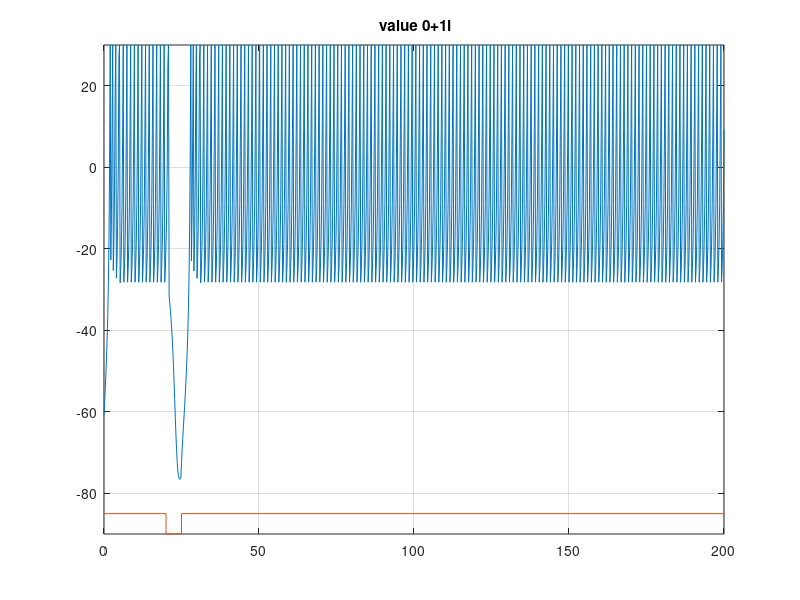

This chart was generated by the following MATLAB code:
% for i=-5:1:5
    a=0.5; b=0.50; c=-30;  d=8;
    V=-64;  u=b*V;
    VV=[];  uu=[];
    tau = 0.2;  tspan = 0:tau:200;
    T1=20;
    for t=tspan
        if (t>T1) & (t < T1+5) 
            I=-15;
        else
            I=0;
        end;
        V = V + tau*(0.04*V^2+5*V+140-u+I);
        u = u + tau*a*(b*V-u);
        if V > 30
            VV(end+1)=30;
            V = c;
            u = u + d;
        else
            VV(end+1)=V;
        end;
        uu(end+1)=u;
    end;
    figure(floor(100+1))
        plot(tspan,VV,[0 T1 T1 (T1+5) (T1+5) max(tspan)],-85+[0 0 -5 -5 0 0]);
        axis([0 max(tspan) -90 30])
        title([' value ', num2str(i)]);
    grid
% end
